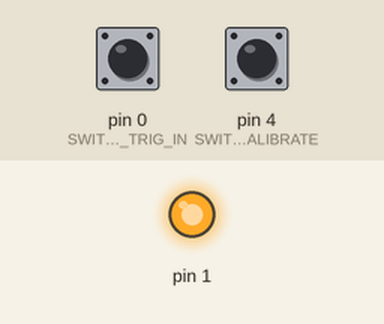
This sketch was run on a simulated Arduino Uno, built with avr-gcc and run on an emulated ATmega328P. On the bench: output pins drawn as LEDs (lit = HIGH). The inputs (shaded band) are chosen by the test bench; at power-on: pin 4 (SWITCH_CALIBRATE) LOW, pin 0 (SWITCH_TRIG_IN) HIGH.

Above: at 1.2 s.
1.3 s: pin 4 (SWITCH_CALIBRATE) pulled HIGH for 0.15 s
At 4.4 s:
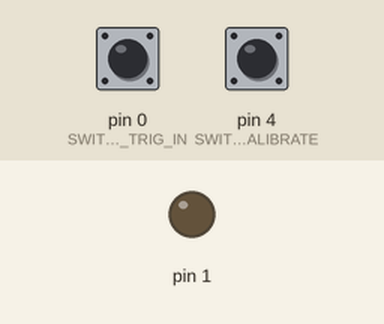
Timing chart, 0 to 10.3 s (numbered marks = the images above; inputs shaded):
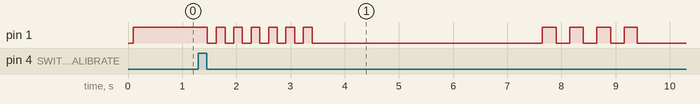

Measured:
- after the input at 1.3 s, pin 1: goes 6 × (LOW 0.17 s, HIGH 0.16 s), LOW 4.3 s, 3 × (HIGH 0.25 s, LOW 0.25 s), HIGH 0.24 s, then LOW, starting after 0.16 s

The sketch:

Trinket.ino
```cpp
#include <CapacitiveSensor.h>
#include <EEPROM.h>

#define MAX_LONG               2147483647
#define POLLING_DELAY          10

#define SWITCH_OUTPUT          1
#define SWITCH_TRIG_OUT        2
#define SWITCH_TRIG_IN         0
#define SWITCH_CALIBRATE       4

#define CS_DONE                0
#define CS_INITIALIZE          1
#define CS_PRE_CAL_OFF         2
#define CS_CAL_OFF             3
#define CS_PRE_CAL_ON          4
#define CS_CAL_ON              5
#define CS_FINISH_UP           6
#define CS_FAILED              7

#define PHASE_INITIALIZE       0
#define PHASE_PRE_CAL_OFF      (2000 / POLLING_DELAY)
#define PHASE_CAL_OFF          (PHASE_PRE_CAL_OFF + (3000 / POLLING_DELAY))
#define PHASE_PRE_CAL_ON       (PHASE_CAL_OFF     + (2000 / POLLING_DELAY))
#define PHASE_CAL_ON           (PHASE_PRE_CAL_ON  + (3000 / POLLING_DELAY))
#define PHASE_FINISH_UP        (PHASE_CAL_ON      + (2000 / POLLING_DELAY))
#define PHASE_FAILED           (PHASE_FINISH_UP   + (2000 / POLLING_DELAY))

class CSwitch
{
  protected:
    CapacitiveSensor *sensor;
    long     reading;
    long     trigger;
    int      numTimes;
    int      times;
    int      oldState;
    uint8_t  output;

  public:
    CSwitch( uint8_t s, uint8_t r, uint8_t o, int t=5 )
    {
      sensor = new CapacitiveSensor( s, r );
      pinMode( o, OUTPUT );
      output = o;
      numTimes = t;
      times = t;
      oldState = 0;

      trigger = readLong( 0 );
    }

    int poll()
    {
      // Check for calibration switch or if we are already trying to calibrate
      if( digitalRead( SWITCH_CALIBRATE ))
      {
        // Wait for trailing edge to begin calibration
        while( digitalRead( SWITCH_CALIBRATE ));
        cs_state = CS_INITIALIZE;
        return -1;
      }
      if( cs_state )
      {
        if( calibrate())
          return -1;
        oldState = 0;
        times = numTimes;
      }

      // Perform actual readings
      reading = sensor->capacitiveSensor(30);
      int newState = reading > trigger;
      if( newState != oldState )
      {
        times = numTimes;
        oldState = newState;
      }
      else if( times < 0 )
      {
        digitalWrite( output, newState );
        return newState;
      }
      else
        times--;
      return -1;
    }

  private:
    int cs_state;
    int cal_counter;
    int blinker;
    long off_low_reading;
    long off_high_reading;
    long on_low_reading;
    long on_high_reading;

    int calibrate()
    {
      switch( cs_state )
      {
        case CS_INITIALIZE:
          digitalWrite( output, LOW );
          cal_counter = 0;
          blinker = 0;
          on_low_reading = off_low_reading = MAX_LONG;
          on_high_reading = off_high_reading = 0;
          cs_state = CS_PRE_CAL_OFF;
          break;

        case CS_PRE_CAL_OFF:
          digitalWrite( output, (blinker++ / 16) % 2 );
          if( cal_counter > PHASE_PRE_CAL_OFF )
          {
            sensor->reset_CS_AutoCal();
            digitalWrite( output, blinker=0 );
            cs_state = CS_CAL_OFF;
          }
          break;

        case CS_CAL_OFF:
          reading = sensor->capacitiveSensor(30);
          if( reading > off_high_reading ) off_high_reading = reading;
          if( reading < off_low_reading )  off_low_reading  = reading;
          if( cal_counter > PHASE_CAL_OFF )
            cs_state = CS_PRE_CAL_ON;
          break;

        case CS_PRE_CAL_ON:
          digitalWrite( output, (blinker++ / 25) % 2);
          if( cal_counter > PHASE_PRE_CAL_ON )
          {
            digitalWrite( output, blinker = 0 );
            cs_state = CS_CAL_ON;
          }
          break;

        case CS_CAL_ON:
          reading = sensor->capacitiveSensor(30);
          if( reading > on_high_reading ) on_high_reading = reading;
          if( reading < on_low_reading )  on_low_reading  = reading;
          if( cal_counter > PHASE_CAL_ON )
            cs_state = CS_FINISH_UP;
          break;

        case CS_FINISH_UP:
          digitalWrite( output, HIGH );
          if( cal_counter > PHASE_FINISH_UP )
          {
            // If there is any range overlap, calibration failed
            if( on_low_reading <= off_high_reading )
              cs_state = CS_FAILED;
            else
            {
              trigger = off_high_reading + ((on_low_reading - off_high_reading) * 4) / 5;
              writeLong( 0, trigger );
              digitalWrite( output, LOW );
              cs_state = CS_DONE;
            }
          }
          break;

        case CS_FAILED:
          digitalWrite( output, (blinker++ / 8) % 2 );
          if( cal_counter > PHASE_FAILED )
            cs_state = CS_INITIALIZE;
          break;
      }
      ++cal_counter;
      return( cs_state != CS_DONE );
    }

    void writeLong(uint32_t address, long v )
    {
      EEPROM.write(address,   (uint8_t) ((v >> 24) & 0xff ));
      EEPROM.write(address+1, (uint8_t) ((v >> 16) & 0xff ));
      EEPROM.write(address+2, (uint8_t) ((v >>  8) & 0xff ));
      EEPROM.write(address+3, (uint8_t) ((v >>  0) & 0xff ));
    }

    long readLong(uint32_t address )
    {
      return((((long) EEPROM.read(address)) << 24) | (((long) EEPROM.read(address+1)) << 16) | (((long) EEPROM.read(address+2)) << 8) | EEPROM.read(address+3));
    }
};

CSwitch Switch = CSwitch( SWITCH_TRIG_OUT, SWITCH_TRIG_IN, SWITCH_OUTPUT, 5 );

void setup()
{
  pinMode( SWITCH_CALIBRATE, INPUT );
}

void loop()
{
  int state = Switch.poll();
  delay( POLLING_DELAY );
}
```
